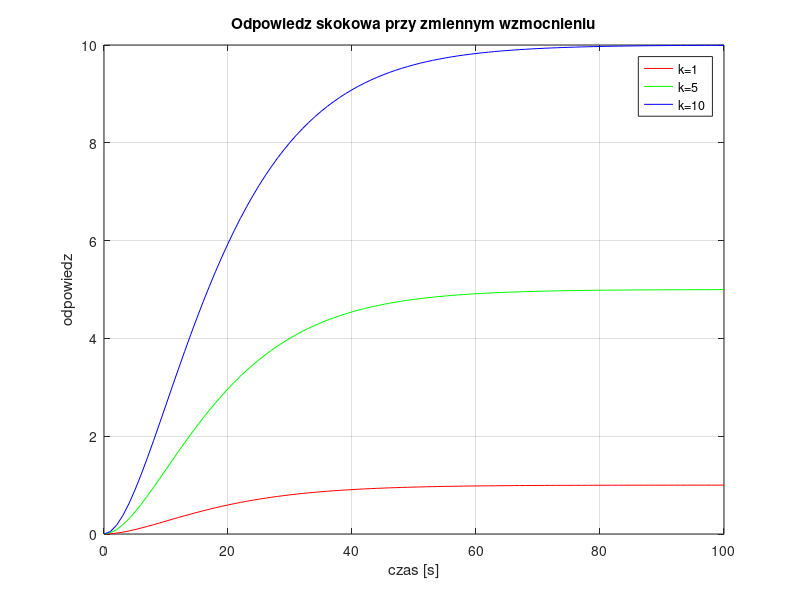
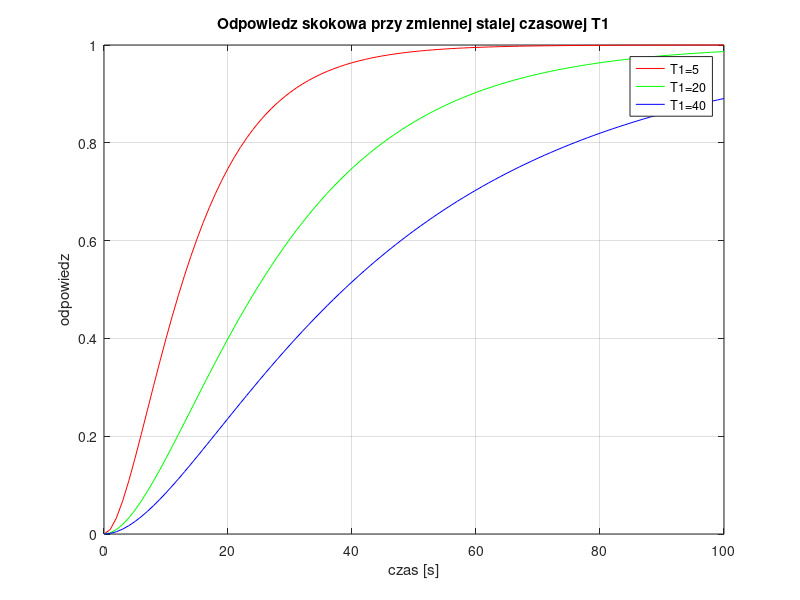
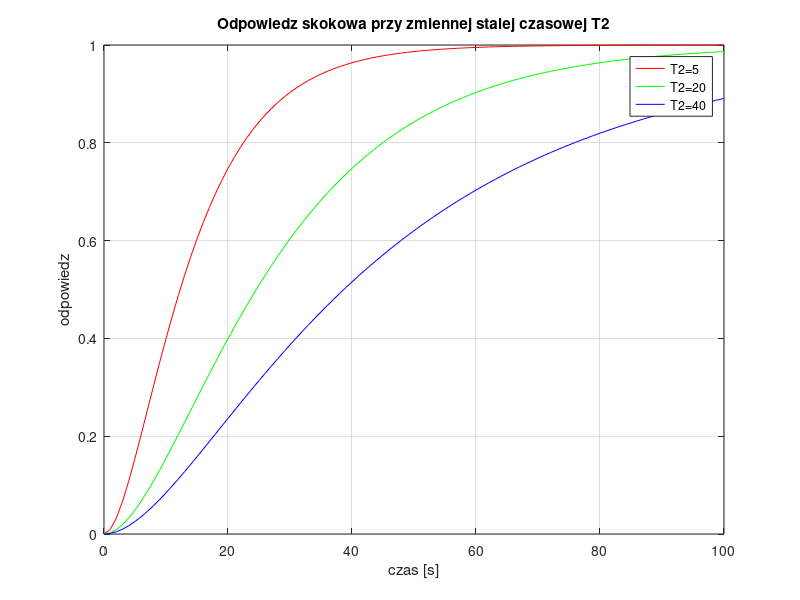
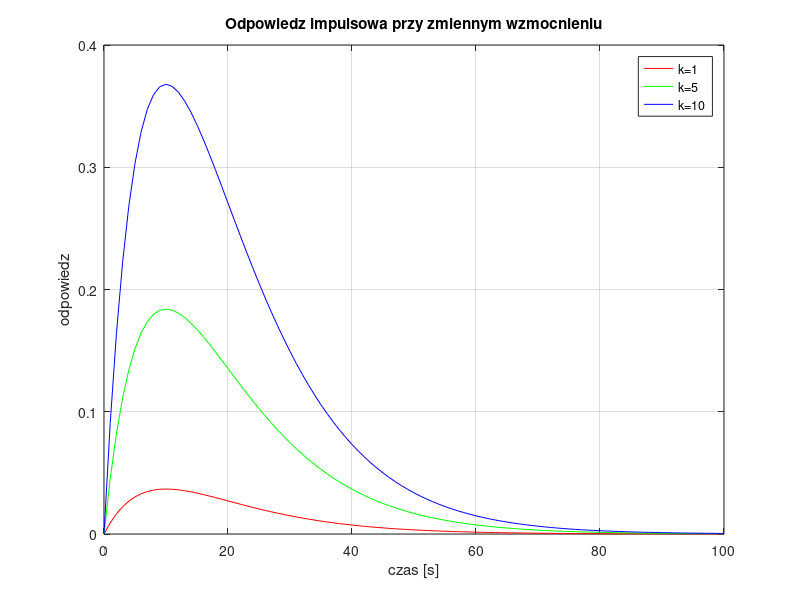

Write MATLAB code to recreate these figures, in order.
close all; clear all;

% Obiekt inercyjny II rzedu
% ************************************************************************
% Odpowiedz skokowa
% ************************************************************************
figure(1)
k = 1; T1 = 10; T2 = 10;
g = tf([k], [T1*T2, T1 + T2,1] );
[y1 t1] = step(g, 100);

k = 5; T1 = 10; T2 = 10;
g = tf([k], [T1*T2, T1 + T2,1] );
[y2 t2] = step(g, 100);

k = 10; T1 =10; T2 = 10;
g = tf([k], [T1*T2, T1 + T2,1] );
[y3 t3] = step(g, 100);

plot(t1, y1, 'r', t2, y2, 'g', t3, y3, 'b')
grid on
title('Odpowiedz skokowa przy zmiennym wzmocnieniu')
xlabel('czas [s]')
ylabel('odpowiedz')
legend('k=1','k=5','k=10')
% ************************************************************************
figure(2)
k = 1; T1 = 5; T2 = 10;
g = tf([k], [T1*T2, T1 + T2,1] );
[y1 t1] = step(g, 100);

k = 1; T1 = 20; T2 = 10;
g = tf([k], [T1*T2, T1 + T2,1] );
[y2 t2] = step(g, 100);

k = 1; T1 = 40; T2 = 10;
g = tf([k], [T1*T2, T1 + T2,1] );
[y3 t3] = step(g, 100);

plot(t1, y1, 'r', t2, y2, 'g', t3, y3, 'b')
grid on
title('Odpowiedz skokowa przy zmiennej stalej czasowej T1')
xlabel('czas [s]')
ylabel('odpowiedz')
legend('T1=5','T1=20','T1=40')
% ************************************************************************
figure(3)
k = 1; T1 = 10; T2 = 5;
g = tf([k], [T1*T2, T1 + T2,1] );
[y1 t1] = step(g, 100);

k = 1; T1 = 10; T2 = 20;
g = tf([k], [T1*T2, T1 + T2,1] );
[y2 t2] = step(g, 100);

k = 1; T1 = 10; T2 = 40;
g = tf([k], [T1*T2, T1 + T2,1] );
[y3 t3] = step(g, 100);

plot(t1, y1, 'r', t2, y2, 'g', t3, y3, 'b')
grid on
title('Odpowiedz skokowa przy zmiennej stalej czasowej T2')
xlabel('czas [s]')
ylabel('odpowiedz')
legend('T2=5','T2=20','T2=40')
% ************************************************************************
% Odpowiedz impulsowa
% ************************************************************************
figure(4)
k = 1; T1 = 10; T2 = 10;
g = tf([k], [T1*T2, T1 + T2,1] );
[y1 t1] = impulse(g, 100);

k = 5; T1 = 10; T2 = 10;
g = tf([k], [T1*T2, T1 + T2,1] );
[y2 t2] = impulse(g, 100);

k = 10; T1 =10; T2 = 10;
g = tf([k], [T1*T2, T1 + T2,1] );
[y3 t3] = impulse(g, 100);

plot(t1, y1, 'r', t2, y2, 'g', t3, y3, 'b')
grid on
title('Odpowiedz impulsowa przy zmiennym wzmocnieniu')
xlabel('czas [s]')
ylabel('odpowiedz')
legend('k=1','k=5','k=10')
% ************************************************************************
figure(5)
k = 1; T1 = 10; T2 = 10;
g = tf([k], [T1*T2, T1 + T2,1] );
[y1 t1] = impulse(g, 100);

k = 1; T1 = 20; T2 = 10;
g = tf([k], [T1*T2, T1 + T2,1] );
[y2 t2] = impulse(g, 100);

k = 1; T1 = 40; T2 = 10;
g = tf([k], [T1*T2, T1 + T2,1] );
[y3 t3] = impulse(g, 100);

plot(t1, y1, 'r', t2, y2, 'g', t3, y3, 'b')
grid on
title('Odpowiedz impulsowa przy zmiennej stalej czasowej T1')
xlabel('czas [s]')
ylabel('odpowiedz')
legend('T1=5','T1=20','T1=40')
% ************************************************************************
figure(6)
k = 1; T1 = 10; T2 = 5;
g = tf([k], [T1*T2, T1 + T2,1] );
[y1 t1] = impulse(g, 100);

k = 1; T1 = 10; T2 = 20;
g = tf([k], [T1*T2, T1 + T2,1] );
[y2 t2] = impulse(g, 100);

k = 1; T1 = 10; T2 = 40;
g = tf([k], [T1*T2, T1 + T2,1] );
[y3 t3] = impulse(g, 100);

plot(t1, y1, 'r', t2, y2, 'g', t3, y3, 'b')
grid on
title('Odpowiedz impulsowa przy zmiennej stalej czasowej T2')
xlabel('czas [s]')
ylabel('odpowiedz')
legend('T2=5','T2=20','T2=40')